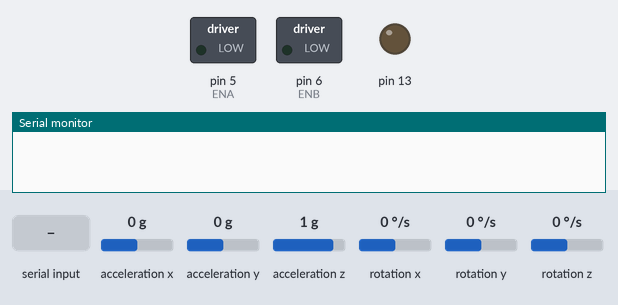
Bench run of a sketch on a simulated Arduino Uno, built with avr-gcc and run on an emulated ATmega328P. On the bench: switched loads named in the sketch (green lamp = pin HIGH), output pins drawn as LEDs (lit = HIGH), the last lines printed to the serial monitor. Wiring (inferred from the names in the program): MPU-6050 motion sensor at I2C address 0x68. The inputs (shaded band) are chosen by the test bench; at power-on: acceleration z 1 g, rotation x 0 °/s, acceleration y 0 g, acceleration x 0 g, rotation y 0 °/s, rotation z 0 °/s.

Above: at 0.1 s.
1.8 s: "s90\n" received over Serial
At 3.0 s:
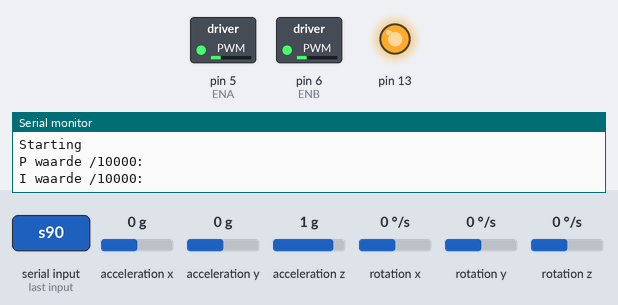
3.3 s: "90,45\n" received over Serial
At 4.0 s:
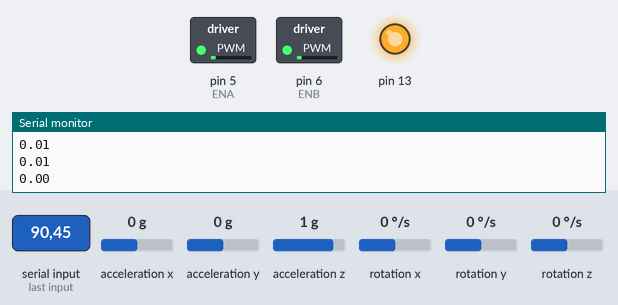
5.9 s: acceleration z set to 0.1 g
8.1 s: acceleration z set to -0.2 g
11.1 s: rotation x set to 192 °/s
14.1 s: acceleration y set to -1.4 g
At 28.71 s:
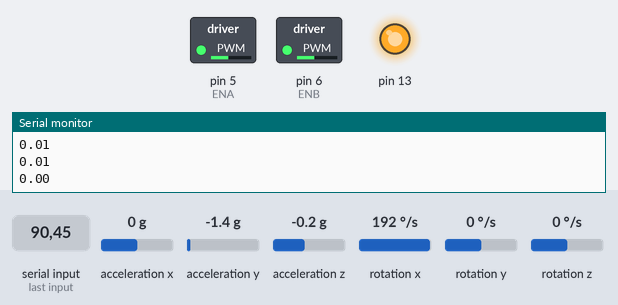
Timing chart, 0 to 36.0 s (numbered marks = the images above; inputs shaded):
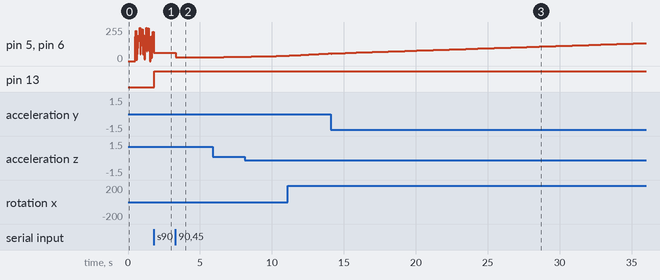

Measured:
- after the input at 1.8 s, pin 5 (ENA), pin 6 (ENB): stops changing and stays 61/255; pin 13: LOW → HIGH at once
- after the input at 3.3 s, pin 5 (ENA), pin 6 (ENB): 61/255 → 28/255 at once, → 29/255 1.1 s later, → 30/255 1.1 s later

The sketch:

rijdendeWaggieV2.ino
```cpp
#include "waggie.hpp"

waggie rijdendeWaggie;

void setup(){
    Serial.begin(9600);
    rijdendeWaggie.setupWaggie();
}


void loop(){
  rijdendeWaggie.pidLoop();
}
```

waggie.hpp
```cpp
#include "Wire.h" // This library allows you to communicate with I2C devices.
#include <stdio.h>
#include <stdlib.h>

/********* Connections **********/
// Motor connections
#define   IN1   3
#define   IN2   9
#define   IN3   10
#define   IN4   11
#define   ENA   5
#define   ENB   6
/******** Variables ********/
// Direction variables
#define   F     1
#define   FR    2
#define   R     3
#define   BR    4
#define   B     5
#define   BL    6
#define   L     7
#define   FL    8
#define   STOP  0
#define   SPEED_CONSTANT  1

const int MPU_ADDR = 0x68; // I2C address of the MPU-6050. If AD0 pin is set to HIGH, the I2C address will be 0x69.


class waggie{
private:
  float Kp = 5.6;
  float Ki = 30.00;
  float Kd = 0.15;
  char data;
  float tmp;
  bool go = true;
  float max = 0;
  int16_t accelerometer_x, accelerometer_y, accelerometer_z; // variables for accelerometer raw data
  int16_t gyro_x, gyro_y, gyro_z; // variables for gyro raw data
  int16_t temperature; // variables for temperature data

  long accelX, accelY, accelZ;
  float gForceX, gForceY, gForceZ;

  long gyroX, gyroY, gyroZ; //gyro raw data, gyro roll angle
  float rotX, rotY, rotZ, gyroRotX, timer; //angular velocities, timer vars

  float rotXOffset = -7.82;
  float rotYOffset = -3.21;
  float rotZOffset = 3.04;

  float accAngle, currentAngle=-91.8, prevAngle=-91.8, error, error_prev=0, error_sum=0, error_div=0;
  float stuuractie;
  float setpoint = -91.8;
  float sensitivity = 500.0 / 32767.0;

  int16_t count = 0;

public:

  void setupWaggie() {
    // LED for bluetooth PID
    pinMode(13, OUTPUT);
    digitalWrite(13,LOW);

    delay(250);
    Wire.begin();
    setupMPU();
    delay(250);

    Serial.println("Starting");
  }


  void zend(float waarde){
    ///sends the value to the motorcontrol function
    if(waarde > 1){
      motor(B, waarde + 25);
    }
    if(waarde < -1){
      float waardePos = -waarde;
      motor(F, waardePos + 25);
    }
  }

  void pidLoop(){
    if (Serial.available() > 0) {
      data = Serial.read();
      if ( data == 's' ){ // to get pid values via bluetooth
          digitalWrite(13,HIGH);
          Serial.println("P waarde /10000:");
          setValue(Kp);
          Serial.println("I waarde /10000:");
          setValue(Ki);
          Serial.println("D waarde /10000:");
          setValue(Kd);
          Serial.println("Values:");
          Serial.println(Kp);
          Serial.println(Ki);
          Serial.println(Kd);
          go = true;
        }

      if (data == 't'){
        digitalWrite(13,LOW);
        go = false;
        motor(STOP, 0);
      }
    }

    if ( go ){ // starts the loop to get the car to move
      recordAccelRegisters();  //check accelerometer readings
      processAccelData(); //process the data

      double elapsedTimeInSeconds = ((double)(micros()-timer)/1000000);
      timer = micros();

      recordGyroRegisters();
      processGyroData();
      accAngle = atan2(accelY, accelZ)*RAD_TO_DEG; // angle according to accel data
      gyroRotX = ((rotX - rotXOffset) * elapsedTimeInSeconds); // angle of roll adding with an angular velocity and its corresponding time
      currentAngle = 0.96 * (prevAngle + gyroRotX) + 0.04*(accAngle);  // complementary filter

      // Serial.print("currentAngle:");
      // Serial.print(currentAngle);
      // Serial.print(",");
      // Serial.print("GyroRotX:");
      // Serial.print(gyroRotX);
      // Serial.print(",");
      // Serial.print("AccAngle:");
      // Serial.println(accAngle);

      error = currentAngle - setpoint;
      error_sum = error_sum + error * elapsedTimeInSeconds;
      error_div = (error - error_prev) / elapsedTimeInSeconds;
      stuuractie = round(Kp * error + Ki * error_sum + Kd * error_div);
      zend(stuuractie);
      error_prev = error;
      prevAngle = currentAngle;
    }
    delay(40);
  }


  void blink(int time){ // blinks a led for troubleshooting
    digitalWrite(13,LOW);
    delay(time);
    digitalWrite(13,HIGH);
    delay(time);
  }


  void setValue(float & value){ // sets a value of pid using bluetooth
    value = -1;
    while (value == -1){
      tmp = Serial.parseFloat();
      if (tmp == 9999){
        value = 0;
        blink(200);
        blink(200);
        break;
      }
      if(tmp != 0){
        value = tmp/10000;
      }
    }
  }


  void setupMPU(){
    Wire.beginTransmission(0b1101000); //This is the I2C address of the MPU (b1101000/b1101001 for AC0 low/high datasheet sec. 9.2)
    Wire.write(0x6B); //Accessing the register 6B - Power Management (Sec. 4.28)
    Wire.write(0b00000000); //Setting SLEEP register to 0. (Required; see Note on p. 9)
    Wire.endTransmission();
    Wire.beginTransmission(0b1101000); //I2C address of the MPU
    Wire.write(0x1B); //Accessing the register 1B - Gyroscope Configuration (Sec. 4.4)
    Wire.write(0x00000001); //Setting the gyro to full scale +/- 500deg./s
    Wire.endTransmission();
    Wire.beginTransmission(0b1101000); //I2C address of the MPU
    Wire.write(0x1C); //Accessing the register 1C - Acccelerometer Configuration (Sec. 4.5)
    Wire.write(0x00000000); //Setting the accel to +/- 2g
    Wire.endTransmission();
  }


  void recordAccelRegisters() {
    Wire.beginTransmission(0b1101000); //I2C address of the MPU
    Wire.write(0x3B); //Starting register for Accel Readings
    Wire.endTransmission();
    Wire.requestFrom(0b1101000,6); //Request Accel Registers (3B - 40)
    while(Wire.available() < 6);
    accelX = Wire.read()<<8|Wire.read(); //Store first two bytes into accelX
    accelY = Wire.read()<<8|Wire.read(); //Store middle two bytes into accelY
    accelZ = Wire.read()<<8|Wire.read(); //Store last two bytes into accelZ
  }

  void processAccelData(){
    gForceX = accelX / 16384.0;
    gForceY = accelY / 16384.0;
    gForceZ = accelZ / 16384.0;
  }

  void recordGyroRegisters() {
    Wire.beginTransmission(0b1101000); //I2C address of the MPU
    Wire.write(0x43); //Starting register for Gyro Readings
    Wire.endTransmission();
    Wire.requestFrom(0b1101000,6); //Request Gyro Registers (43 - 48)
    while(Wire.available() < 6);
    gyroX = Wire.read()<<8|Wire.read(); //Store first two bytes into accelX
    gyroY = Wire.read()<<8|Wire.read(); //Store middle two bytes into accelY
    gyroZ = Wire.read()<<8|Wire.read(); //Store last two bytes into accelZ
  }

  void processGyroData() {

    rotX = gyroX * sensitivity;
    rotY = gyroY * sensitivity;
    rotZ = gyroZ * sensitivity;
  }

  // Motor function ============================================================================================================
  /*
    dir:
    F- Forward
    FR- Forward Right
    R- Right
    BR- Backward Right
    B- Backward
    BL- Backward Left
    L- Left
    FL- Forward Left
    STOP- Stop
    speed:
    min: 0, max: 255
  */
  void motor(int dir, int speed) {
    if (dir == F) {
      // Left motor forward with full speed
      digitalWrite(IN1, HIGH);
      digitalWrite(IN2, LOW);
      analogWrite(ENA, speed * SPEED_CONSTANT);
      // Right motor forward with full speed
      digitalWrite(IN3, HIGH);
      digitalWrite(IN4, LOW);
      analogWrite(ENB, speed * SPEED_CONSTANT);
    } else if (dir == FR) {
      // Left motor forward with full speed
      digitalWrite(IN1, HIGH);
      digitalWrite(IN2, LOW);
      analogWrite(ENA, speed);
      // Right motor forward with speed*SPEED_CONSTANT
      digitalWrite(IN3, HIGH);
      digitalWrite(IN4, LOW);
      analogWrite(ENB, speed * SPEED_CONSTANT);
    } else if (dir == R) {
      // Left motor forward with full speed
      digitalWrite(IN1, HIGH);
      digitalWrite(IN2, LOW);
      analogWrite(ENA, speed);
      // Right motor backward with full speed
      digitalWrite(IN3, LOW);
      digitalWrite(IN4, HIGH);
      analogWrite(ENB, speed);
    } else if (dir == BR) {
      // Left motor backward with full speed
      digitalWrite(IN1, LOW);
      digitalWrite(IN2, HIGH);
      analogWrite(ENA, speed);
      // Right motor backward with speed*SPEED_CONSTANT
      digitalWrite(IN3, LOW);
      digitalWrite(IN4, HIGH);
      analogWrite(ENB, speed * SPEED_CONSTANT);
    } else if (dir == B) {
      // Left motor backward with full speed
      digitalWrite(IN1, LOW);
      digitalWrite(IN2, HIGH);
      analogWrite(ENA, speed * SPEED_CONSTANT);
      // Right motor backward with full speed
      digitalWrite(IN3, LOW);
      digitalWrite(IN4, HIGH);
      analogWrite(ENB, speed * SPEED_CONSTANT);
    } else if (dir == BL) {
      // Left motor backward with speed*SPEED_CONSTANT
      digitalWrite(IN1, LOW);
      digitalWrite(IN2, HIGH);
      analogWrite(ENA, speed * SPEED_CONSTANT);
      // Right motor backward with full speed
      digitalWrite(IN3, LOW);
      digitalWrite(IN4, HIGH);
      analogWrite(ENB, speed);
    } else if (dir == L) {
      // Left motor forward with full speed
      digitalWrite(IN1, LOW);
      digitalWrite(IN2, HIGH);
      analogWrite(ENA, speed);
      // Right motor backward with full speed
      digitalWrite(IN3, HIGH);
      digitalWrite(IN4, LOW);
      analogWrite(ENB, speed);
    } else if (dir == FL) {
      // Left motor forward with speed*SPEED_CONSTANT
      digitalWrite(IN1, HIGH);
      digitalWrite(IN2, LOW);
      analogWrite(ENA, speed * SPEED_CONSTANT);
      // Right motor forward with full speed
      digitalWrite(IN3, HIGH);
      digitalWrite(IN4, LOW);
      analogWrite(ENB, speed);
    } else if (dir == STOP) {
      // Left motor stop
      analogWrite(ENA, 0);
      // Right motor stop
      analogWrite(ENB, 0);
    }
  }
};
```
